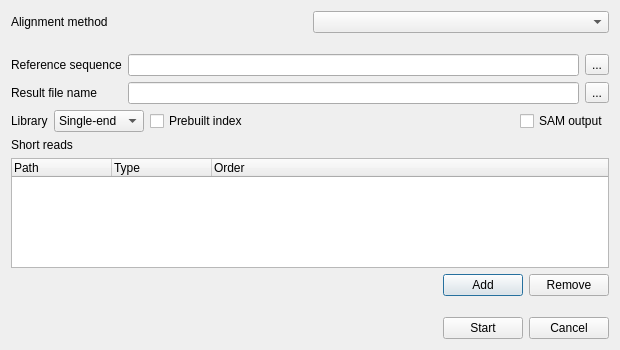
<?xml version="1.0" encoding="UTF-8"?>
<ui version="4.0">
 <class>AssemblyToRefDialog</class>
 <widget class="QDialog" name="AssemblyToRefDialog">
  <property name="geometry">
   <rect>
    <x>0</x>
    <y>0</y>
    <width>620</width>
    <height>350</height>
   </rect>
  </property>
  <property name="minimumSize">
   <size>
    <width>530</width>
    <height>350</height>
   </size>
  </property>
  <property name="windowTitle">
   <string>Align sequencing reads</string>
  </property>
  <layout class="QVBoxLayout" name="verticalLayout">
   <item>
    <layout class="QHBoxLayout" name="horizontalLayout_3">
     <item>
      <widget class="QLabel" name="label_3">
       <property name="toolTip">
        <string>Select a method to align short reads.</string>
       </property>
       <property name="text">
        <string>Alignment method</string>
       </property>
      </widget>
     </item>
     <item>
      <widget class="QComboBox" name="methodNamesBox">
       <property name="toolTip">
        <string>Select required align short reads method</string>
       </property>
      </widget>
     </item>
    </layout>
   </item>
   <item>
    <spacer name="verticalSpacer">
     <property name="orientation">
      <enum>Qt::Vertical</enum>
     </property>
     <property name="sizeType">
      <enum>QSizePolicy::Fixed</enum>
     </property>
     <property name="sizeHint" stdset="0">
      <size>
       <width>20</width>
       <height>15</height>
      </size>
     </property>
    </spacer>
   </item>
   <item>
    <layout class="QGridLayout" name="gridLayout">
     <item row="0" column="0">
      <widget class="QLabel" name="label_2">
       <property name="toolTip">
        <string>Select a DNA sequence to align short reads to. This parameter is &lt;b&gt;required&lt;/b&gt;.</string>
       </property>
       <property name="text">
        <string>Reference sequence</string>
       </property>
      </widget>
     </item>
     <item row="0" column="1">
      <widget class="QLineEdit" name="refSeqEdit">
       <property name="readOnly">
        <bool>false</bool>
       </property>
      </widget>
     </item>
     <item row="0" column="2">
      <widget class="QToolButton" name="addRefButton">
       <property name="text">
        <string>...</string>
       </property>
      </widget>
     </item>
     <item row="1" column="0">
      <widget class="QLabel" name="label_4">
       <property name="toolTip">
        <string>File in UGENE database format or SAM format (if the box SAM output check), to write the result of the alignment into. This parameter is &lt;b&gt;required&lt;/b&gt;.</string>
       </property>
       <property name="text">
        <string>Result file name</string>
       </property>
      </widget>
     </item>
     <item row="1" column="1">
      <widget class="QLineEdit" name="resultFileNameEdit">
       <property name="readOnly">
        <bool>true</bool>
       </property>
      </widget>
     </item>
     <item row="1" column="2">
      <widget class="QToolButton" name="setResultFileNameButton">
       <property name="text">
        <string>...</string>
       </property>
      </widget>
     </item>
    </layout>
   </item>
   <item>
    <layout class="QHBoxLayout" name="horizontalLayout">
     <item>
      <widget class="QLabel" name="label_5">
       <property name="text">
        <string>Library</string>
       </property>
      </widget>
     </item>
     <item>
      <widget class="QComboBox" name="libraryComboBox">
       <item>
        <property name="text">
         <string>Single-end</string>
        </property>
       </item>
       <item>
        <property name="text">
         <string>Paired-end</string>
        </property>
       </item>
      </widget>
     </item>
     <item>
      <widget class="QCheckBox" name="prebuiltIndexCheckBox">
       <property name="toolTip">
        <string>Use an index file instead of a reference sequence.</string>
       </property>
       <property name="text">
        <string>Prebuilt index</string>
       </property>
      </widget>
     </item>
     <item>
      <spacer name="horizontalSpacer_2">
       <property name="orientation">
        <enum>Qt::Horizontal</enum>
       </property>
       <property name="sizeHint" stdset="0">
        <size>
         <width>40</width>
         <height>20</height>
        </size>
       </property>
      </spacer>
     </item>
     <item>
      <widget class="QCheckBox" name="samBox">
       <property name="text">
        <string>SAM output</string>
       </property>
      </widget>
     </item>
    </layout>
   </item>
   <item>
    <widget class="QLabel" name="label">
     <property name="toolTip">
      <string>Add short reads here. &lt;b&gt;At least one read&lt;/b&gt; should be presented.</string>
     </property>
     <property name="text">
      <string>Short reads</string>
     </property>
    </widget>
   </item>
   <item>
    <widget class="QTreeWidget" name="shortReadsTable">
     <column>
      <property name="text">
       <string>Path</string>
      </property>
     </column>
     <column>
      <property name="text">
       <string>Type</string>
      </property>
     </column>
     <column>
      <property name="text">
       <string>Order</string>
      </property>
     </column>
    </widget>
   </item>
   <item>
    <layout class="QHBoxLayout" name="horizontalLayout_5">
     <item>
      <spacer name="horizontalSpacer_5">
       <property name="orientation">
        <enum>Qt::Horizontal</enum>
       </property>
       <property name="sizeHint" stdset="0">
        <size>
         <width>40</width>
         <height>20</height>
        </size>
       </property>
      </spacer>
     </item>
     <item>
      <widget class="QPushButton" name="addShortreadsButton">
       <property name="text">
        <string>Add</string>
       </property>
      </widget>
     </item>
     <item>
      <widget class="QPushButton" name="removeShortReadsButton">
       <property name="text">
        <string>Remove</string>
       </property>
      </widget>
     </item>
    </layout>
   </item>
   <item>
    <spacer name="lastSpacer">
     <property name="orientation">
      <enum>Qt::Vertical</enum>
     </property>
     <property name="sizeType">
      <enum>QSizePolicy::Fixed</enum>
     </property>
     <property name="sizeHint" stdset="0">
      <size>
       <width>20</width>
       <height>15</height>
      </size>
     </property>
    </spacer>
   </item>
   <item>
    <layout class="QHBoxLayout" name="horizontalLayout_2">
     <item>
      <spacer name="horizontalSpacer">
       <property name="orientation">
        <enum>Qt::Horizontal</enum>
       </property>
       <property name="sizeHint" stdset="0">
        <size>
         <width>40</width>
         <height>20</height>
        </size>
       </property>
      </spacer>
     </item>
     <item>
      <widget class="QPushButton" name="assembleyButton">
       <property name="text">
        <string>Start</string>
       </property>
      </widget>
     </item>
     <item>
      <widget class="QPushButton" name="cancelButton">
       <property name="text">
        <string>Cancel</string>
       </property>
      </widget>
     </item>
    </layout>
   </item>
  </layout>
 </widget>
 <resources/>
 <connections>
  <connection>
   <sender>cancelButton</sender>
   <signal>clicked()</signal>
   <receiver>AssemblyToRefDialog</receiver>
   <slot>reject()</slot>
   <hints>
    <hint type="sourcelabel">
     <x>473</x>
     <y>470</y>
    </hint>
    <hint type="destinationlabel">
     <x>229</x>
     <y>186</y>
    </hint>
   </hints>
  </connection>
  <connection>
   <sender>assembleyButton</sender>
   <signal>clicked()</signal>
   <receiver>AssemblyToRefDialog</receiver>
   <slot>accept()</slot>
   <hints>
    <hint type="sourcelabel">
     <x>390</x>
     <y>470</y>
    </hint>
    <hint type="destinationlabel">
     <x>229</x>
     <y>186</y>
    </hint>
   </hints>
  </connection>
 </connections>
</ui>
